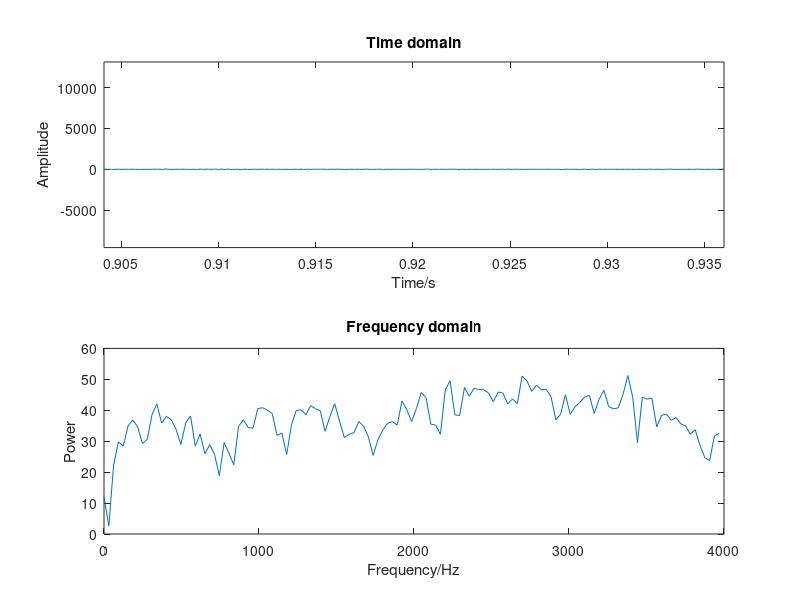

Reproduce this figure in MATLAB.
clc;
clear;
load assignment1.mat;
% Problem 6.1&6.2
% myspectrogram(male_short, 256, 32);
x = male_short;
N = length(x);
Fs = 8000;
alen = 256;
ulen = 32;
naf = floor((N-alen+ulen)/ulen); % Number of analysis frames
n1 = 1;
n2 = alen;
for n=1:naf % Counter over analysis frames
    xf = x(n1:n2);
    t = n1/Fs:1/Fs:n2/Fs;
    figure(1); 
    clf; 
    subplot(2,1,1);
    plot(t,xf); 
    axis([n1/Fs n2/Fs min(x) max(x)]); 
    xlabel('Time/s');ylabel('Amplitude');
    title('Time domain');
    
    f = 0:4000/(alen/2+1):4000*(alen/2)/(alen/2+1);
    xf_sp = x(n1:n2).*hanning(alen);
    X = fft(xf_sp);
    subplot(2,1,2);
    plot(f,10*log10(abs(X(1:alen/2+1)).^2));
    xlabel('Frequency/Hz');ylabel('Power');
    title('Frequency domain');
    
    pause(0.05);
    n1 = n1 + ulen;
    n2 = n2 + ulen;
end